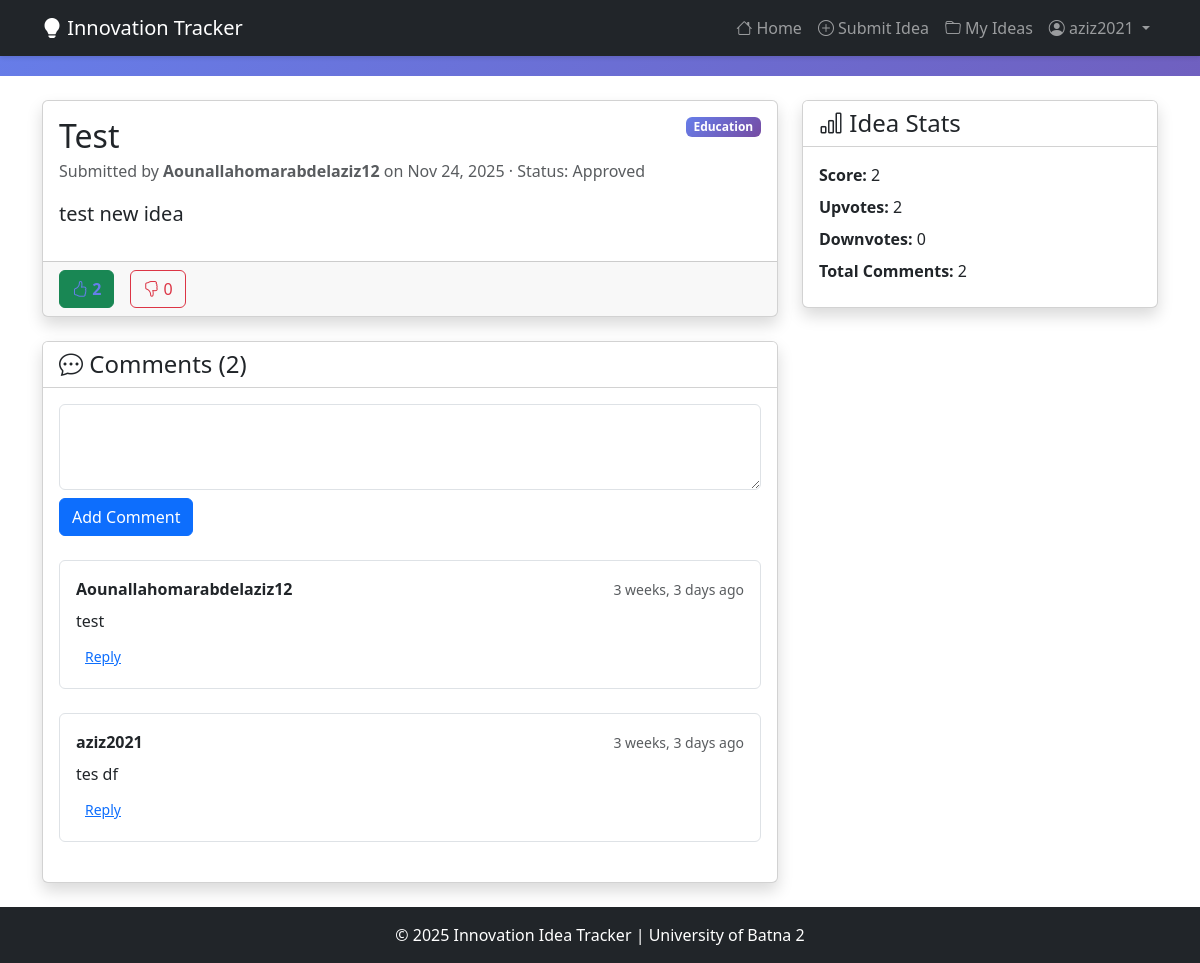
/ideas/1/ (signed in), run on the app's committed database.
### ideas/models.py (models this page shows, shortened)
class Idea(models.Model):
    STATUS_CHOICES = [
        ('pending', 'Pending'),
        ('approved', 'Approved'),
        ('rejected', 'Rejected'),
        ('implemented', 'Implemented'),
    ]
    title = models.CharField(max_length=200)
    description = models.TextField()
    category = models.ForeignKey(Category, on_delete=models.SET_NULL, null=True, related_name='ideas')
    submitter = models.ForeignKey(User, on_delete=models.CASCADE, related_name='submitted_ideas')
    submission_date = models.DateTimeField(default=timezone.now)
    status = models.CharField(max_length=20, choices=STATUS_CHOICES, default='pending')
    class Meta:
        ordering = ['-submission_date']
    def upvote_count(self):
        return self.votes.filter(vote_type='upvote').count()
    def downvote_count(self):
        return self.votes.filter(vote_type='downvote').count()
    def vote_score(self):
        return self.upvote_count() - self.downvote_count()
    def comment_count(self):
        return self.comments.count()

class Category(models.Model):
    name = models.CharField(max_length=50, unique=True)
    description = models.TextField(blank=True)
    created_at = models.DateTimeField(auto_now_add=True)
    class Meta:
        verbose_name_plural = "Categories"
        ordering = ['name']

class Comment(models.Model):
    idea = models.ForeignKey(Idea, on_delete=models.CASCADE, related_name='comments')
    user = models.ForeignKey(User, on_delete=models.CASCADE, related_name='comments')
    content = models.TextField()
    timestamp = models.DateTimeField(auto_now_add=True)
    parent_comment = models.ForeignKey('self', on_delete=models.CASCADE, null=True, blank=True, related_name='replies')
    class Meta:
        ordering = ['timestamp']

### ideas/views.py (the view)
# urls.py: path('ideas/<int:pk>/', views.idea_detail, name='idea_detail'),
def idea_detail(request, pk):
    idea = get_object_or_404(
        Idea.objects.select_related('category', 'submitter')
        .prefetch_related('comments__user', 'comments__replies__user', 'votes'),
        pk=pk,
    )
    comment_form = CommentForm()
    user_vote = None
    if request.user.is_authenticated:
        user_vote = idea.votes.filter(user=request.user).first()
    comments = (
        idea.comments.filter(parent_comment__isnull=True)
        .select_related('user')
        .prefetch_related('replies__user')
    )
    return render(
        request,
        'ideas/idea_detail.html',
        {
            'idea': idea,
            'comment_form': comment_form,
            'comments': comments,
            'user_vote': user_vote,
        },
    )

### ideas/forms.py
class CommentForm(forms.ModelForm):
    class Meta:
        model = Comment
        fields = ['content']
        widgets = {
            'content': forms.Textarea(attrs={'rows': 3}),
        }
    def __init__(self, *args, **kwargs):
        super().__init__(*args, **kwargs)
        self.fields['content'].widget.attrs.setdefault('class', 'form-control')

### ideas/context_processors.py (called while the page is built)
def role_flags(request):
    user = request.user
    can_review = False
    user_role = None
    if user.is_authenticated:
        try:
            profile = user.profile
        except ObjectDoesNotExist:
            profile = None
        if profile is None and user.is_staff:
            profile, _ = UserProfile.objects.get_or_create(
                user=user, defaults={'role': UserProfile.ROLE_ADMIN}
            )
        if profile:
            user_role = profile.role
            can_review = profile.can_review
    return {
        'can_review': can_review,
        'user_role': user_role,
    }

### ideas/models.py (called while the page is built)
    @property
    def can_review(self):
        return self.role in {self.ROLE_REVIEWER, self.ROLE_ADMIN} or self.user.is_staff

### templates/ideas/idea_detail.html (shortened to what this page needs)
{% extends 'ideas/base.html' %}
{% load humanize %}
{% block content %}
<div class="row">
  <div class="col-lg-8">
    <div class="card shadow mb-4">
      <div class="card-body">
        <div class="d-flex justify-content-between align-items-start mb-3">
          <div>
            <h2 class="card-title mb-1">{{ idea.title }}</h2>
            <p class="text-muted mb-0">
              Submitted by <strong>{{ idea.submitter.username }}</strong> on
              {{ idea.submission_date|date:"M j, Y" }} · Status:
              <span class="text-capitalize">{{ idea.get_status_display }}</span>
            </p>
          </div>
          {% if idea.category %}
          <span class="badge badge-category align-self-start">{{ idea.category.name }}</span>
          {% endif %}
        </div>
        <p class="lead">{{ idea.description }}</p>
      </div>
      <div class="card-footer d-flex gap-3 align-items-center">
        {% if user.is_authenticated %}
        <form method="post" action="{% url 'vote' idea.pk %}" class="d-inline">
          <button class="btn btn-outline-success vote-btn {% if user_vote and user_vote.vote_type == 'upvote' %}active{% endif %}">
            <i class="bi bi-hand-thumbs-up"></i> {{ idea.upvote_count }}
          </button>
        </form>
        <form method="post" action="{% url 'vote' idea.pk %}" class="d-inline">
          <button class="btn btn-outline-danger vote-btn {% if user_vote and user_vote.vote_type == 'downvote' %}active{% endif %}">
            <i class="bi bi-hand-thumbs-down"></i> {{ idea.downvote_count }}
          </button>
        </form>
        {% else %}
        <p class="mb-0 text-muted">Login to vote and comment.</p>
        {% endif %}
      </div>
    </div>
    <div class="card shadow">
      <div class="card-header bg-white">
        <h4 class="mb-0"><i class="bi bi-chat-dots"></i> Comments ({{ idea.comment_count }})</h4>
      </div>
      <div class="card-body">
        {% if user.is_authenticated %}
        <form method="post" action="{% url 'add_comment' idea.pk %}" class="mb-4">
          {{ comment_form.content }}
          <button class="btn btn-primary mt-2">Add Comment</button>
        </form>
        {% else %}
        <p class="text-muted">Please <a href="{% url 'login' %}">login</a> to add a comment.</p>
        {% endif %}
        {% if comments %}
        <ul class="list-unstyled">
          {% for comment in comments %}
          <li class="mb-4">
            <div class="border rounded p-3">
              <div class="d-flex justify-content-between align-items-center mb-2">
                <strong>{{ comment.user.username }}</strong>
                <small class="text-muted">{{ comment.timestamp|naturaltime }}</small>
              </div>
              <p class="mb-2">{{ comment.content }}</p>
              {% if user.is_authenticated %}
              <button class="btn btn-link btn-sm" data-bs-toggle="collapse" data-bs-target="#reply-{{ comment.pk }}">Reply</button>
              {% endif %}
            </div>
          </li>
          {% endfor %}
        </ul>
        {% else %}
        <p class="text-muted">No comments yet. Start the conversation!</p>
        {% endif %}
      </div>
    </div>
  </div>
  <div class="col-lg-4">
    <div class="card shadow">
      <div class="card-header bg-white">
        <h4 class="mb-0"><i class="bi bi-bar-chart"></i> Idea Stats</h4>
      </div>
      <div class="card-body">
        <p class="mb-2"><strong>Score:</strong> {{ idea.vote_score }}</p>
        <p class="mb-2"><strong>Upvotes:</strong> {{ idea.upvote_count }}</p>
        <p class="mb-2"><strong>Downvotes:</strong> {{ idea.downvote_count }}</p>
        <p class="mb-2"><strong>Total Comments:</strong> {{ idea.comment_count }}</p>
      </div>
    </div>
  </div>
</div>
{% endblock %}

### templates/ideas/base.html (shortened to what this page needs)
<!DOCTYPE html>
<html lang="en">
  <head>
    <link
      href="https://cdn.jsdelivr.net/npm/bootstrap@5.3.0/dist/css/bootstrap.min.css"
      rel="stylesheet"
    />
    <link
      rel="stylesheet"
      href="https://cdn.jsdelivr.net/npm/bootstrap-icons@1.10.0/font/bootstrap-icons.css"
    />
  </head>
  <body>
    <nav class="navbar navbar-expand-lg navbar-dark bg-dark fixed-top">
      <div class="container">
        <a class="navbar-brand" href="{% url 'home' %}">
          <i class="bi bi-lightbulb-fill"></i> Innovation Tracker
        </a>
        <div class="collapse navbar-collapse" id="navbarNav">
          <ul class="navbar-nav ms-auto">
            <li class="nav-item">
              <a class="nav-link" href="{% url 'home' %}">
                <i class="bi bi-house"></i> Home
              </a>
            </li>
            {% if user.is_authenticated %}
            <li class="nav-item">
              <a class="nav-link" href="{% url 'submit_idea' %}">
                <i class="bi bi-plus-circle"></i> Submit Idea
              </a>
            </li>
            <li class="nav-item">
              <a class="nav-link" href="{% url 'my_ideas' %}">
                <i class="bi bi-folder"></i> My Ideas
              </a>
            </li>
            <li class="nav-item dropdown">
              <a
                class="nav-link dropdown-toggle"
                href="#"
                id="userDropdown"
                role="button"
                data-bs-toggle="dropdown"
              >
                <i class="bi bi-person-circle"></i> {{ user.username }}
              </a>
            </li>
            {% endif %}
          </ul>
        </div>
      </div>
    </nav>
    <div class="main-content">
      <div class="container py-4">
        {% block content %}{% endblock %}
      </div>
    </div>
    <footer class="bg-dark text-white text-center py-3">
      <div class="container">
        <p class="mb-0">
          &copy; 2025 Innovation Idea Tracker | University of Batna 2
        </p>
      </div>
    </footer>
  </body>
</html>

### templates/ideas/base.html (style rules this page uses)
body { min-height: 100vh; background: linear-gradient(135deg, #667eea 0%, #764ba2 100%); }
.main-content { background: white; min-height: calc(100vh - 76px); margin-top: 76px; }
.navbar { box-shadow: 0 2px 4px rgba(0, 0, 0, 0.1); }
.vote-btn { cursor: pointer; transition: all 0.2s; }
.vote-btn.active { color: #667eea; font-weight: bold; }
.badge-category { background: linear-gradient(135deg, #667eea 0%, #764ba2 100%); }

### data on the page
Idea: title "Test", submitter.username "Aounallahomarabdelaziz12", submission_date "Nov 24, 2025", status "Approved", category.name "Education", description "test new idea", upvote_count "2", downvote_count "0", comment_count "2", vote_score "2"
Comment: user.username "Aounallahomarabdelaziz12", timestamp "3 weeks, 3 days ago", content "test"
Comment: user.username "aziz2021", timestamp "3 weeks, 3 days ago", content "tes df"

### other printed values
{{ user.username }} "aziz2021"
